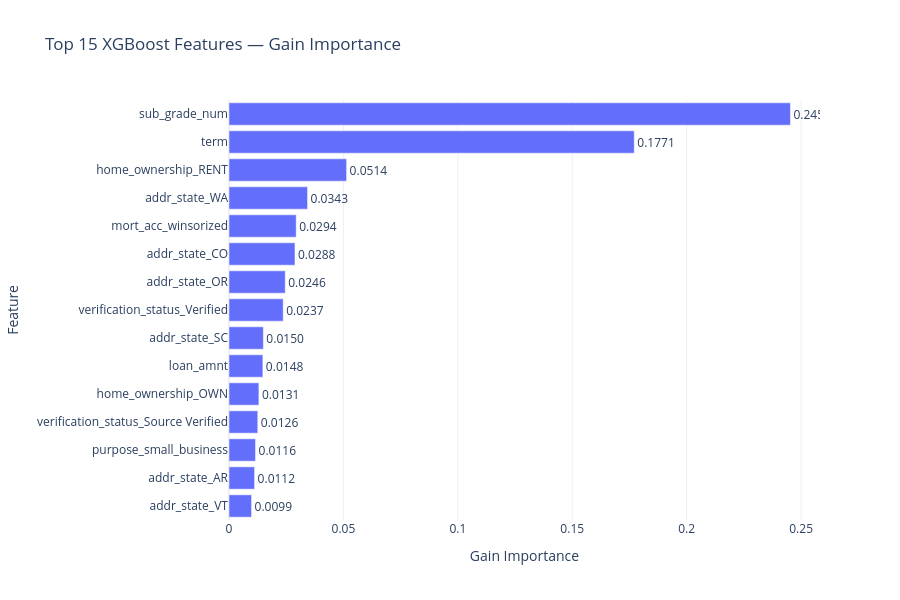

The notebook cell saved with this chart:
### Markdown cell above
# Feature Importance

### Code cell
# XGBOOST FEATURE IMPORTANCE — GAIN

xgb_best = joblib.load('models/xgb_best.pkl')

importance = pd.Series(
    xgb_best.feature_importances_,
    index=X_test.columns,
    name="Importance"
).sort_values(ascending=False).head(15)

importance = importance.sort_values(ascending=True)

fig = px.bar(
    importance,
    x="Importance",
    y=importance.index,
    orientation="h",
    text="Importance",
    title="Top 15 XGBoost Features — Gain Importance"
)

fig.update_traces(
    texttemplate="%{text:.4f}",
    textposition="outside"
)

fig.update_layout(
    xaxis_title="Gain Importance",
    yaxis_title="Feature",
    yaxis=dict(categoryorder="array", categoryarray=importance.index),
    template="plotly_white",
    height=600,
    showlegend=False
)

fig.show()

### Figure 1 — Plotly figure (JSON) as saved in the notebook; plotly's stock layout.template omitted (floating-point values rounded to 4 significant figures)
{"data": [{"hovertemplate": "Importance=%{text}<br>index=%{y}<extra></extra>", "legendgroup": "", "marker": {"color": "#636efa", "pattern": {"shape": ""}}, "name": "", "orientation": "h", "showlegend": false, "text": [0.009857, 0.01118, 0.01159, 0.01258, 0.01306, 0.0148, 0.01502, 0.02369, 0.02459, 0.02883, 0.02936, 0.03433, 0.05139, 0.1771, 0.2453], "textposition": "outside", "texttemplate": "%{text:.4f}", "type": "bar", "x": [0.009857, 0.01118, 0.01159, 0.01258, 0.01306, 0.0148, 0.01502, 0.02369, 0.02459, 0.02883, 0.02936, 0.03433, 0.05139, 0.1771, 0.2453], "xaxis": "x", "y": ["addr_state_VT", "addr_state_AR", "purpose_small_business", "verification_status_Source Verified", "home_ownership_OWN", "loan_amnt", "addr_state_SC", "verification_status_Verified", "addr_state_OR", "addr_state_CO", "mort_acc_winsorized", "addr_state_WA", "home_ownership_RENT", "term", "sub_grade_num"], "yaxis": "y"}], "layout": {"barmode": "relative", "height": 600, "legend": {"tracegroupgap": 0}, "showlegend": false, "title": {"text": "Top 15 XGBoost Features — Gain Importance"}, "xaxis": {"anchor": "y", "domain": [0, 1], "title": {"text": "Gain Importance"}}, "yaxis": {"anchor": "x", "categoryarray": ["addr_state_VT", "addr_state_AR", "purpose_small_business", "verification_status_Source Verified", "home_ownership_OWN", "loan_amnt", "addr_state_SC", "verification_status_Verified", "addr_state_OR", "addr_state_CO", "mort_acc_winsorized", "addr_state_WA", "home_ownership_RENT", "term", "sub_grade_num"], "categoryorder": "array", "domain": [0, 1], "title": {"text": "Feature"}}}}
